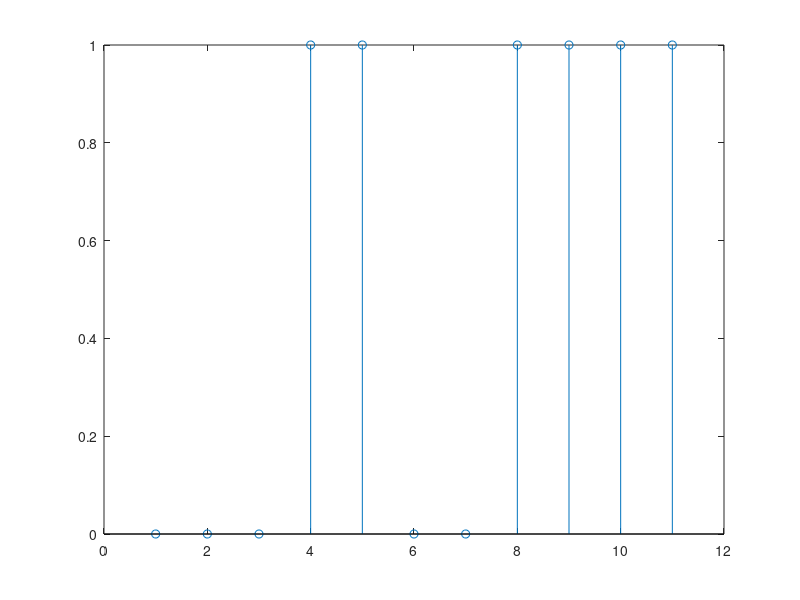

Write MATLAB code to recreate this figure.
v = [];
F0 = 2000;
Fs = 12000;
n = 1:11;

for i = 1:1:11
    random = rand();
    if( random > 0.5 )
        v(i) = 1;
    else
        v(i) = 0;
    end
end

stem(n,v);
% exercitiul este neclar
% https://www.mathworks.com/help/signal/examples/signal-generation-and-visualization.html